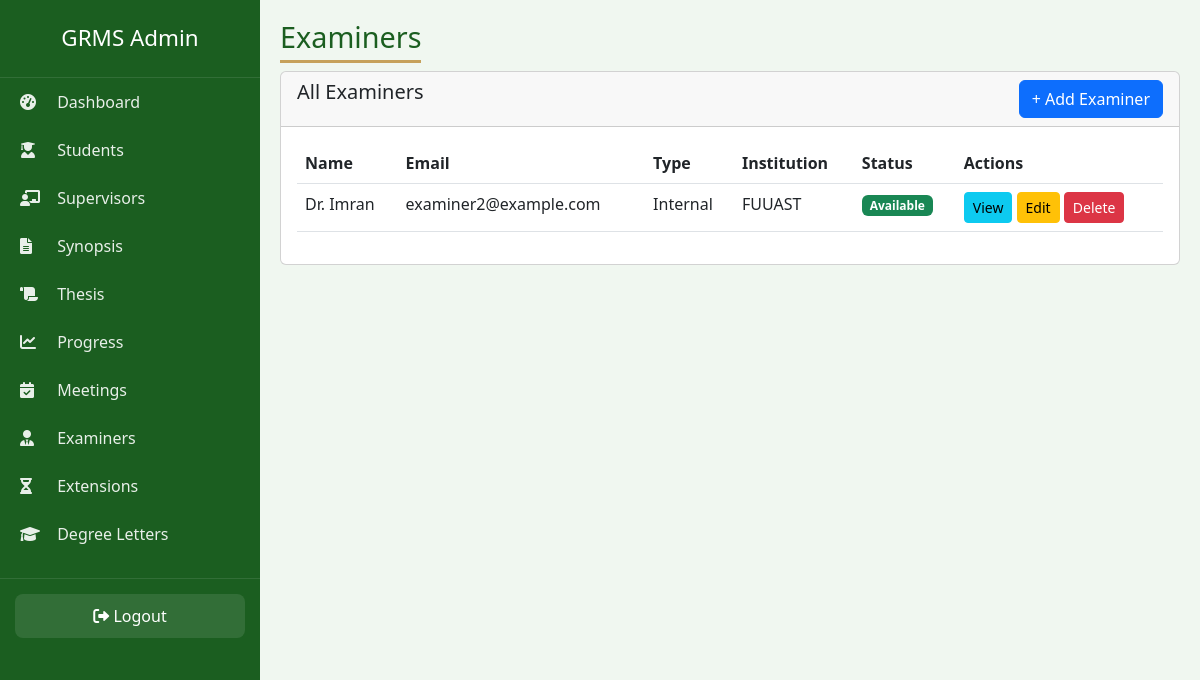
The app's page /admin-panel-2026-secure/examiners/ (signed in) with its own data.
### accounts/models.py (models this page shows, shortened)
class Examiner(models.Model):
    EXAMINER_TYPE = (
        ('Internal', 'Internal'),
        ('External', 'External'),
    )
    user = models.OneToOneField(User, on_delete=models.CASCADE, related_name='examiner_profile', null=True, blank=True)
    name = models.CharField(max_length=100)
    email = models.EmailField(unique=True)
    phone_no = models.CharField(max_length=15)
    designation = models.CharField(max_length=50)
    examiner_type = models.CharField(max_length=20, choices=EXAMINER_TYPE)
    institution = models.CharField(max_length=100)
    area_of_expertise = models.CharField(max_length=150)
    availability_status = models.CharField(max_length=20, choices=Supervisor.AVAILABILITY, default='Available')

### accounts/views.py (the view)
# urls.py: path('admin-panel-2026-secure/examiners/', views.admin_examiner_list, name='admin_examiner_list'),
@login_required
@user_passes_test(is_admin)
def admin_examiner_list(request):
    examiners = Examiner.objects.select_related('user').all()
    return render(request, 'admin/examiner/list.html', {'examiners': examiners})

### accounts/views.py (called while the page is built)
def is_admin(user):
    return user.is_superuser or user.groups.filter(name='Admin').exists()

### templates/admin/examiner/list.html (shortened to what this page needs)
{% extends 'admin/base.html' %}
{% block page_title %}Examiners{% endblock %}
{% block content %}
<div class="card">
    <div class="card-header d-flex justify-content-between">
        <h5>All Examiners</h5>
        <a href="{% url 'admin_examiner_create' %}" class="btn btn-primary">+ Add Examiner</a>
    </div>
    <div class="card-body">
        <table class="table table-hover">
            <thead>
                <tr>
                    <th>Name</th>
                    <th>Email</th>
                    <th>Type</th>
                    <th>Institution</th>
                    <th>Status</th>
                    <th>Actions</th>
                </tr>
            </thead>
            <tbody>
                {% for ex in examiners %}
                <tr>
                    <td>{{ ex.name }}</td>
                    <td>{{ ex.email }}</td>
                    <td>{{ ex.examiner_type }}</td>
                    <td>{{ ex.institution }}</td>
                    <td>
                        <span class="badge {% if ex.availability_status == 'Available' %}bg-success{% else %}bg-danger{% endif %}">
                            {{ ex.availability_status }}
                        </span>
                    </td>
                    <td>
                        <a href="{% url 'admin_examiner_detail' ex.id %}" class="btn btn-sm btn-info">View</a>
                        <a href="{% url 'admin_examiner_update' ex.id %}" class="btn btn-sm btn-warning">Edit</a>
                        <a href="{% url 'admin_examiner_delete' ex.id %}" class="btn btn-sm btn-danger" onclick="return confirm('Are you sure?')">Delete</a>
                    </td>
                </tr>
                {% empty %}
                <tr><td colspan="6" class="text-center">No examiners found.</td></tr>
                {% endfor %}
            </tbody>
        </table>
    </div>
</div>
{% endblock %}

### templates/admin/base.html (style rules this page uses)
* { margin:0;padding:0;box-sizing:border-box; }
body { background:#f0f7f0;font-family:'Segoe UI',sans-serif; }

### records on screen
Examiner: name "Dr. Imran", email "examiner2@example.com", examiner_type "Internal", institution "FUUAST", availability_status "Available"
